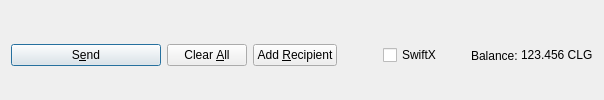
         <widget class="QFrame" name="frame_Send">
          <layout class="QHBoxLayout" name="horizontalLayout">
           <property name="bottomMargin">
            <number>0</number>
           </property>
           <item>
            <widget class="QPushButton" name="sendButton">
             <property name="minimumSize">
              <size>
               <width>150</width>
               <height>0</height>
              </size>
             </property>
             <property name="toolTip">
              <string>Confirm the send action</string>
             </property>
             <property name="text">
              <string>S&amp;end</string>
             </property>
             <property name="icon">
              <iconset resource="../collegicoin.qrc">
               <normaloff>:/icons/send</normaloff>:/icons/send</iconset>
             </property>
             <property name="autoDefault">
              <bool>false</bool>
             </property>
             <property name="default">
              <bool>true</bool>
             </property>
            </widget>
           </item>
           <item>
            <widget class="QPushButton" name="clearButton">
             <property name="sizePolicy">
              <sizepolicy hsizetype="Minimum" vsizetype="Fixed">
               <horstretch>0</horstretch>
               <verstretch>0</verstretch>
              </sizepolicy>
             </property>
             <property name="toolTip">
              <string>Clear all fields of the form.</string>
             </property>
             <property name="text">
              <string>Clear &amp;All</string>
             </property>
             <property name="icon">
              <iconset resource="../collegicoin.qrc">
               <normaloff>:/icons/remove</normaloff>:/icons/remove</iconset>
             </property>
             <property name="autoDefault">
              <bool>false</bool>
             </property>
            </widget>
           </item>
           <item>
            <widget class="QPushButton" name="addButton">
             <property name="toolTip">
              <string>Send to multiple recipients at once</string>
             </property>
             <property name="text">
              <string>Add &amp;Recipient</string>
             </property>
             <property name="icon">
              <iconset resource="../collegicoin.qrc">
               <normaloff>:/icons/add</normaloff>:/icons/add</iconset>
             </property>
             <property name="autoDefault">
              <bool>false</bool>
             </property>
            </widget>
           </item>
           <item>
            <spacer name="horizontalSpacer">
             <property name="orientation">
              <enum>Qt::Horizontal</enum>
             </property>
             <property name="sizeHint" stdset="0">
              <size>
               <width>40</width>
               <height>20</height>
              </size>
             </property>
            </spacer>
           </item>
           <item>
            <layout class="QHBoxLayout" name="horizontalLayout_2">
             <property name="spacing">
              <number>3</number>
             </property>
             <item>
              <widget class="QCheckBox" name="checkSwiftTX">
               <property name="enabled">
                <bool>true</bool>
               </property>
               <property name="minimumSize">
                <size>
                 <width>85</width>
                 <height>0</height>
                </size>
               </property>
               <property name="text">
                <string>SwiftX</string>
               </property>
              </widget>
             </item>
             <item>
              <widget class="QLabel" name="label">
               <property name="text">
                <string>Balance:</string>
               </property>
              </widget>
             </item>
             <item>
              <widget class="QLabel" name="labelBalance">
               <property name="sizePolicy">
                <sizepolicy hsizetype="Preferred" vsizetype="Fixed">
                 <horstretch>0</horstretch>
                 <verstretch>0</verstretch>
                </sizepolicy>
               </property>
               <property name="cursor">
                <cursorShape>IBeamCursor</cursorShape>
               </property>
               <property name="text">
                <string notr="true">123.456 CLG</string>
               </property>
               <property name="textInteractionFlags">
                <set>Qt::LinksAccessibleByMouse|Qt::TextSelectableByKeyboard|Qt::TextSelectableByMouse</set>
               </property>
              </widget>
             </item>
            </layout>
           </item>
          </layout>
         </widget>
